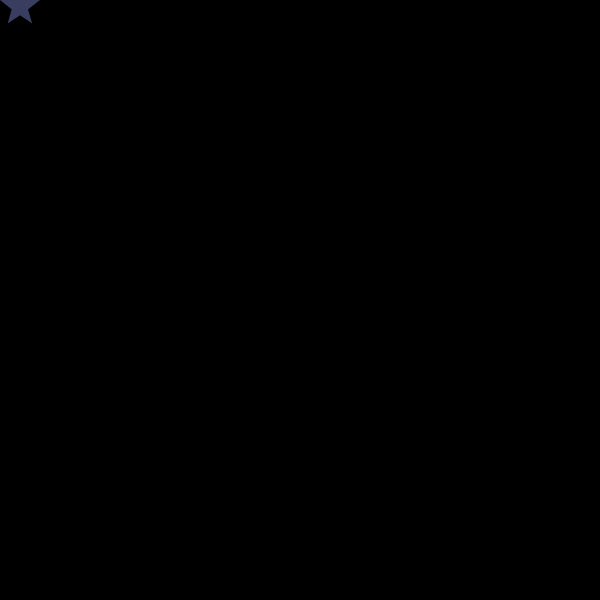
Frame 1 (no input)
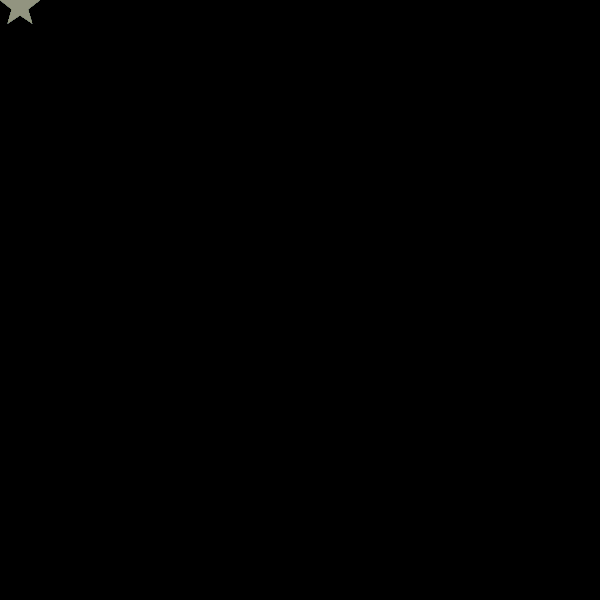
Frame 60 (the mouse pressed at the canvas centre just before this capture)
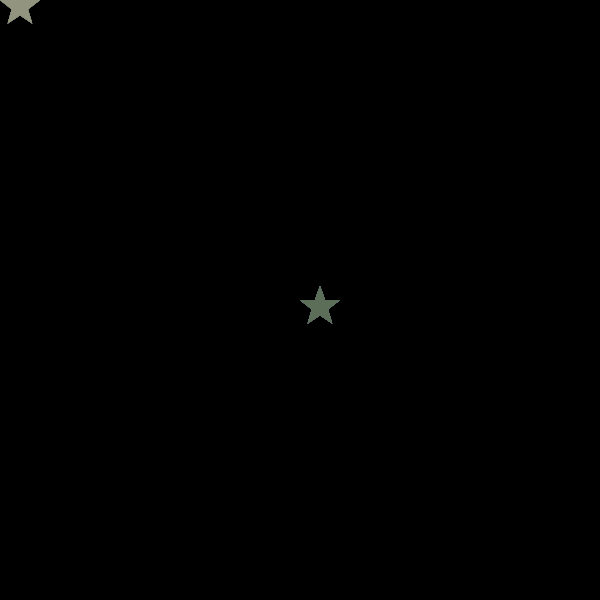
Frame 120 (the mouse held since frame 60 and released just before this capture)

The Processing sketch that drew these frames (run headless with seeded random() and noise(); from frame 60 on, the mouse is pressed at the canvas centre):

// Processing sketch: processing_19934
// ── processing_19934.pde

float starH;
float starS;
float starB;

void setup() {
  size (600, 600);
  colorMode(HSB);
  background(0);
  smooth();
}

void draw(){

  starH = random(255);
  starS = random(50, 255);
  starB = random(50, 255);
  
  //Draw a star that follows the mouse
  fill(starH,starS,starB,100);
  noStroke();
  
  beginShape();
  vertex(mouseX, mouseY);
  vertex(mouseX+15, mouseY);
  vertex(mouseX+20, mouseY-14.15);
  vertex(mouseX+25, mouseY);
  vertex(mouseX+40, mouseY);
  vertex(mouseX+28, mouseY+9.38);
  vertex(mouseX+32.2, mouseY+23.5);
  vertex(mouseX+20, mouseY+15.3);
  vertex(mouseX+7.7, mouseY+23.5); 
  vertex(mouseX+11.7, mouseY+9.38); 
  endShape(CLOSE);

}

void mousePressed() {
 background(0);
}

void keyPressed() {
  println("Saved!");
  save("star.jpg");
}
